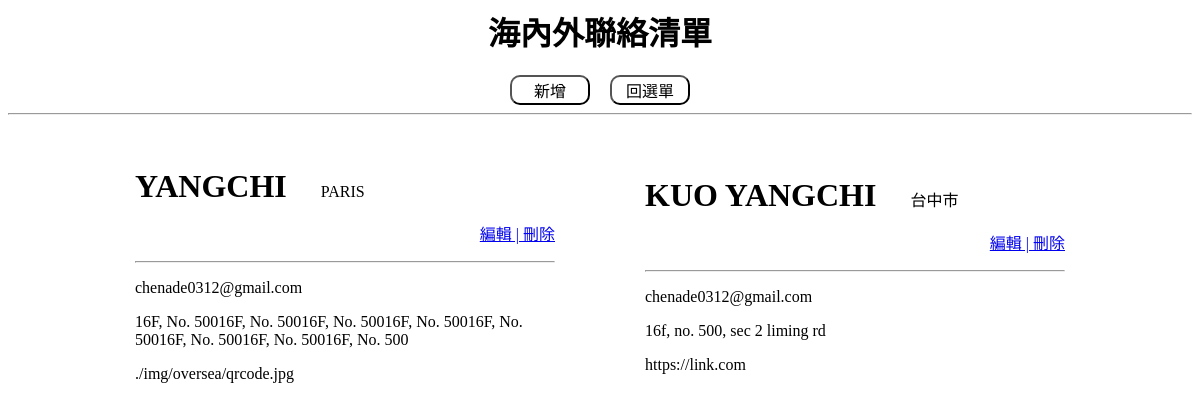
Screenshot of /back/oversea.php with the database file from the repository.
### tables this page shows
CREATE TABLE `oversea` (
  `id` int(11) NOT NULL,
  `name` text NOT NULL,
  `place` text NOT NULL,
  `email` text NOT NULL,
  `tel` text NOT NULL,
  `address` text NOT NULL,
  `social` text NOT NULL,
  `link` text NOT NULL
);

### back/oversea.php (the view, shortened to what this page needs)
<!doctype HTML5>
<html>
<head>
    <link rel="stylesheet" href="../css/back.css">
</head>
<body align="center" style="background: none;">
<?php
include('../connect.php');
if(@!$_GET['action']){
    $sql = 'SELECT * FROM `oversea`';
    $run = mysqli_query($con,$sql);
    echo '<h1>海內外聯絡清單<span></h1>';
    echo '<button onclick=location.href="./oversea.php?action=add" class="button_xs">新增</button> &emsp;';
    echo '<button onclick=location.href="./" class="button_xs">回選單</button><hr>';
    echo '<div class="member_detail">';
    while($row = mysqli_fetch_assoc($run)){
        echo '
				<div class="member_content">
					<div class="oversea_detail" align="left">
						<p>
							<span style=" margin-right:30px;font-size:xx-large;"><strong>'.$row['name'].'</strong></span>
							<span style=" margin-right:30px;">'.$row['place'].'</span>
						</p>
						<p align="right">
							<span align="left">
								<a href="oversea.php?action=edit&&id='.$row['id'].'">編輯 | </a>
								<a href="oversea.php?action=delete&&id='.$row['id'].'"> 刪除</a>
							</span>
						</p>
						<hr>
							<p>'.$row['email'].'</p>
							<p>'.$row['address'].'</p>
							<p>'.$row['link'].'</p>
					</div>
				</div>
			';
    }
    echo '</div>';
}
?>
<br><br>
</body>
</html>

### css/back.css (style rules this page uses)
.button_xs { background: transparent; border-radius: 10px; color: black; width: 80px; height: 30px; font-size: medium; }
.oversea_detail { width:35vw; min-width:350px; margin:2vw; }
.member_detail { display:flex; justify-content:center; align-items:center; flex-direction:row; flex-wrap: wrap; }
.member_content { margin:5px; display:flex; justify-content:center; align-items:center; flex-direction:row; flex-wrap:wrap; max-width:45vw; min-width:500px; }

### rows the page displays
oversea: name "YANGCHI", place "PARIS", email "chenade0312@gmail.com", address "16F, No. 50016F, No. 50016F, No. 50016F, No. 50016F, No. 50016F, No. 50016F, No. 50016F, No. 500", link "./img/oversea/qrcode.jpg"
oversea: name "KUO YANGCHI", place "台中市", email "chenade0312@gmail.com", address "16f, no. 500, sec 2 liming rd", link "https://link.com"
